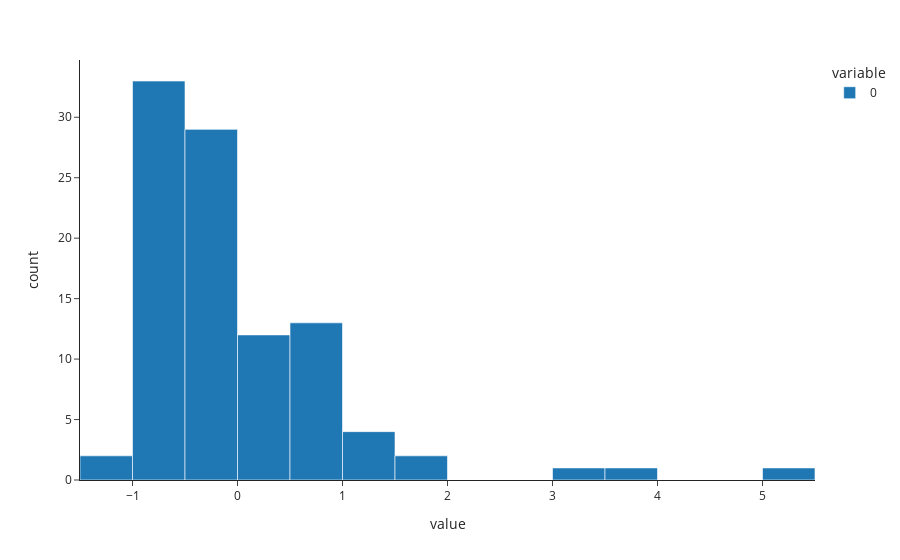

Here is the notebook cell this chart was saved with:
### Code cell
mean_std_series.hist()

### Figure 1 — Plotly figure (JSON) as saved in the notebook; plotly's stock layout.template omitted (floating-point values rounded to 4 significant figures)
{"data": [{"alignmentgroup": "True", "bingroup": "x", "hovertemplate": "variable=0<br>value=%{x}<br>count=%{y}<extra></extra>", "legendgroup": "0", "marker": {"color": "#1F77B4", "pattern": {"shape": ""}}, "name": "0", "offsetgroup": "0", "orientation": "v", "showlegend": true, "type": "histogram", "x": [1.977, 0.2037, -0.4308, 1.414, -0.1445, -0.7731, -0.7347, -0.3393, -0.534, -0.115, -0.2006, 1.741, -0.6521, 1.307, -0.6285, 0.6345, -0.413, -0.475, -0.9413, -0.6875, 0.5342, -0.478, 3.683, -0.8527, 5.371, 0.7172, 0.1978, -0.07959, 0.4427, -0.6373, -0.2507, -0.7937, -0.4632, 0.8293, 0.5136, 0.6257, -0.08844, -0.5016, 1.142, -0.6963, -0.6875, 0.4368, -0.4721, -0.9855, -0.7524, -0.8232, -0.4573, -0.8055, -0.3776, -0.05303, 1.095, -0.6078, -0.6934, 0.8765, -0.6167, 0.3867, -0.3953, -1.059, 0.5726, -0.2803, 0.5136, -0.655, -0.5872, -0.3894, -0.115, 0.3985, -0.8911, -0.6462, 0.3631, -0.413, 0.85, 0.3306, -0.3127, -0.09139, 0.4221, -0.5075, 3.4, -0.8911, -0.6639, 0.9769, 0.5136, -1.024, -0.8498, 0.5578, -0.717, -0.776, -0.6757, 0.1122, -0.1416, -0.357, -0.1711, -0.3747, -0.5075, -0.3098, -0.5753, 0.2391, 0.49, -0.2478], "xaxis": "x", "yaxis": "y"}], "layout": {"barmode": "relative", "legend": {"title": {"text": "variable"}, "tracegroupgap": 0}, "margin": {"t": 60}, "xaxis": {"anchor": "y", "domain": [0, 1], "title": {"text": "value"}}, "yaxis": {"anchor": "x", "domain": [0, 1], "title": {"text": "count"}}}}
